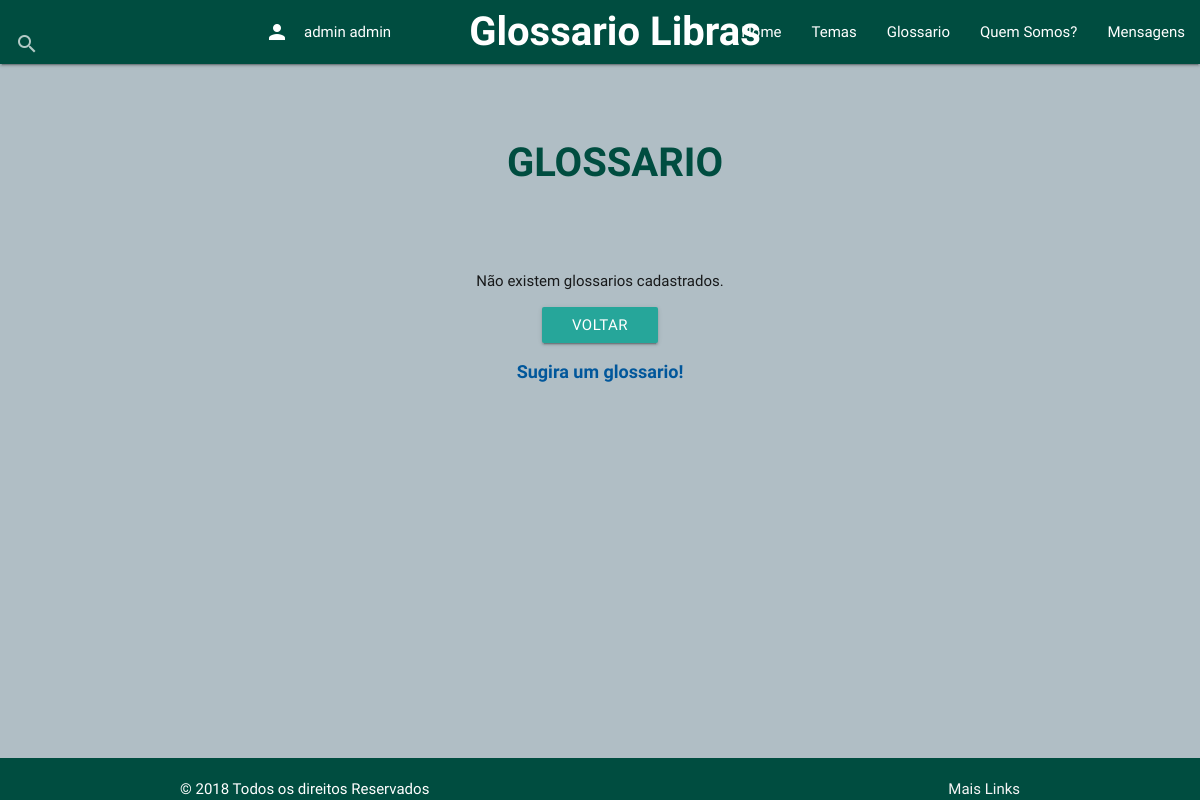
The page /Glossario/conteudo-categorias-glossarios/ (signed in) on the database as committed earlier.
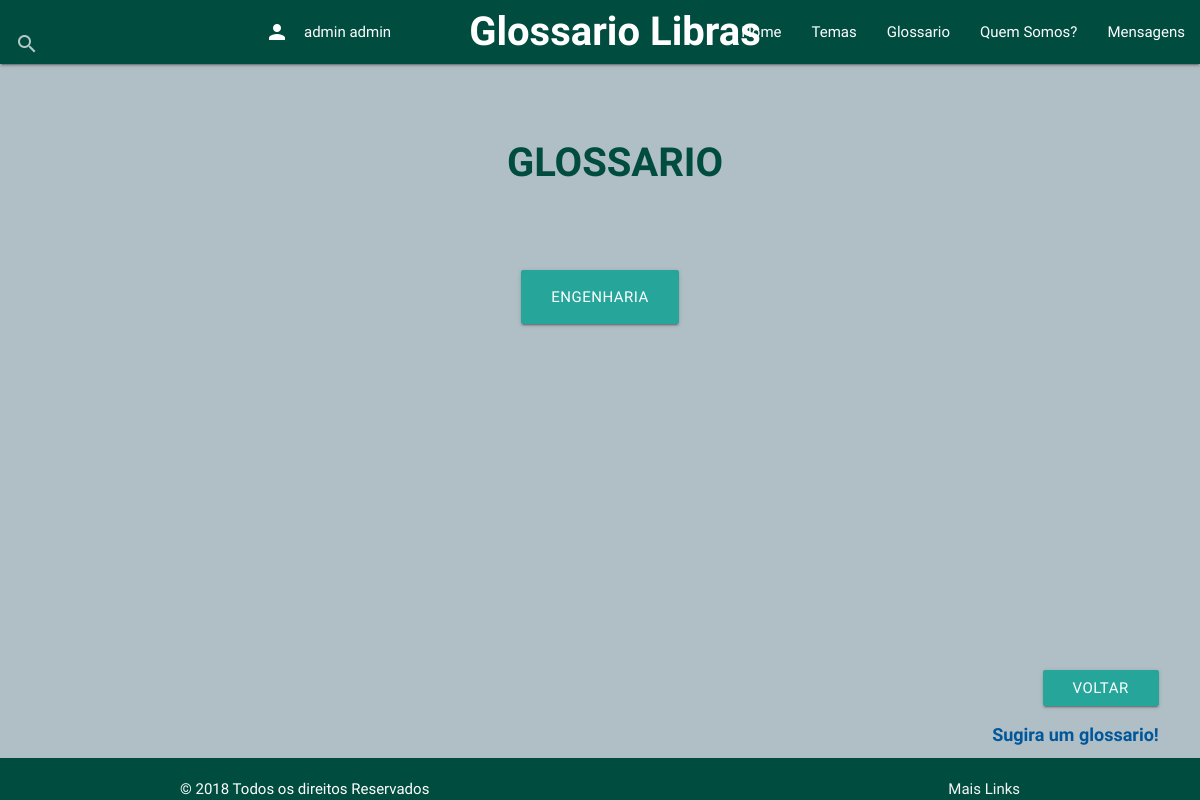
The same page on the database as committed later.
### Glossario/models.py (models this page shows, shortened)
class Perfil(models.Model):
    user = models.OneToOneField(User, on_delete=models.CASCADE, null=True)
    nome = models.CharField(max_length=255, null=False)
    sobrenome = models.CharField(max_length=255, null=True)
    curso = models.CharField(max_length=255, null=True)
    universidade = models.CharField(max_length=255, null=True)
    glossarios_responsavel = models.ManyToManyField(Glossario, related_name='responsavel', null=True, blank=True)
    glossarios = models.ManyToManyField(Glossario, related_name='membro', null=True, blank=True)

class Glossario(models.Model):
    titulo = models.CharField(max_length=200)
    pai = models.ForeignKey("self", on_delete=models.CASCADE, default=None, blank=True, null=True)
    postado = models.BooleanField(default=False)

### Glossario/views.py (the view)
# urls.py: path('conteudo-categorias-glossarios/', views.conteudo_categorias_glossarios, name='conteudo-categorias-glossarios'),
@login_required
def conteudo_categorias_glossarios(request):
    try:
        user_logado_id = request.user.id
        perfis = Perfil.objects.all()
        perfil_logado = Perfil.objects.get( user=user_logado_id )
        lista_glossarios = perfil_logado.glossarios.filter( pai = None, postado=True)
        lista_glossarios_filhos_responsavel = perfil_logado.glossarios_responsavel.filter( pai = None)
        context = {'lista_glossarios': lista_glossarios,
                   'perfil_logado': perfil_logado,
                   'lista_glossarios_filhos_responsavel': lista_glossarios_filhos_responsavel}
    except Glossario.DoesNotExist:
        raise Http404("Não existem Glossario")
    return render(request,'Glossario/categorias-glossario.html', context)

### Glossario/templates/Glossario/categorias-glossario.html (shortened to what this page needs)
{% extends 'Glossario/base.html' %}
 {% block content %}
<center>
   		<br></br>
   		<h1> GLOSSARIO </h1>
   		<br></br>
{% if lista_glossarios %}
    <ul>
    <div class="row">
    {% for glossario in lista_glossarios %}
       <div class="col l12  ">
       		<li><a href="/conteudo-categorias-glossarios/{{ glossario.id }}/ " class="waves-effect waves-light btn-large color #01579b ">{{ glossario.titulo }}</a></li>
   		</div>
    {% endfor %}
    </ul>
    </div>
     <div class="footer">
      <div class="row" >
        <div class="col s12 push-s1 right-align ">
          <button class="waves-effect waves-light btn color #01579b" type="submit" nome="voltar" onclick='history.go(-1)' >Voltar</button>
          <a class ="link" href="/{{ glossario.id }}/enviar-sinal/ "/> Sugira um glossario!</a>
        </div>
      </div>
    </div>
{% else %}
    <p> Não existem glossarios cadastrados.</p>
    <div class="row" >
            <div class="col s12 center ">
              <button class="waves-effect waves-light btn" type="submit" nome="voltar" onclick='history.go(-1)' >Voltar</button>
          <a class ="link" href="http://localhost:8000/enviar-glossario/ "/> Sugira um glossario!</a>
        </div>
      </div>
    </div>
{% endif %}
{% endblock %}

### Glossario/templates/Glossario/base.html (shortened to what this page needs)
{% load staticfiles %}
<!DOCTYPE html>
<html lang= "pt-br">
	<head>
		<link rel="stylesheet" type="text/css" href="../../static/Glossario/css/materialize.css">
		<link rel="stylesheet" type="text/css" href="../../static/Glossario/css/stilo-trabalho.css"/>
	</head>
   	<body>
   	<nav class="teal darken-4">
		<div class="nav-wrapper col 9">
			<a href="http://localhost:8000/" class="brand-logo center" id= "topo" >Glossario Libras</a>
			<ul id="nav-mobile" class="right hide-on-med-and-down">
		        <li><a href="http://localhost:8000/"> Home </a></li>
		        <li><a href="http://localhost:8000/conteudo-categorias-temas/"> Temas </a></li>
		        <li><a href="http://localhost:8000/conteudo-categorias-glossarios/"> Glossario </a></li>
		        <li><a href="#"> Quem Somos? </a></li>
		        <li><a href="">Mensagens</a></li>
		    </ul>
			<form>
                <div class="left input-field" action="http://localhost:8000/resultado-pesquisa/">
                    <input  id="search" type="search" required>
                    <label  class="label-icon" for="search"><i class="material-icons">search</i></label>
                    <i class="material-icons">close</i>
                </div>
	            {%  if user.is_authenticated  %}
	    			<ul class="left hide-on-med-and-down">
	        			<li><a type="button"  id="MostrarEsconderMensagem">{{ perfil_logado.nome }} {{ perfil_logado.sobrenome }}<i class="material-icons left">person</i></a></li>
	           		</ul>
	            {% else %}
	            	<ul class="left hide-on-med-and-down">
	        			<li><a class="waves-effect waves-light btn" href="http://localhost:8000/Usuarios/login/">Fazer Login</a></li>
	            	</ul>
	            {% endif %}
            </form>
   	  	</div>
	</nav>
	<div >
		{% block content %}
		{% endblock %}
		    <footer class="page-footer teal darken-4" >
		              <div class="col l12">
		              <div class="container ">© 2018 Todos os direitos Reservados<a class="grey-text text-lighten-4 right" href="#!">Mais Links</a>
		            </div>
		          </div>
		    </footer>
  	</body>
 </html>

### Glossario/static/Glossario/css/stilo-trabalho.css (style rules this page uses)
footer { position: fixed; left: 0; bottom: 0; width: 100%; }
.footer { position: fixed; left: 0; bottom: 4%; width: 90%; }
body { background-color: #b0bec5; }
#topo { font-size: 40px; text-indent: 30px; font-weight: bold; color: white; }
h1 { font-size: 40px; text-indent: 30px; font-weight: bold; color: #004d40; }
.link { font-size: 18px; text-indent: 30px; font-weight: bold; color:#01579b ; }

Rows that differ between the two databases and show on the page:
added Glossario: titulo "ENGENHARIA"
Other text that changed with them:
text no longer shown: "Não existem glossarios cadastrados."
